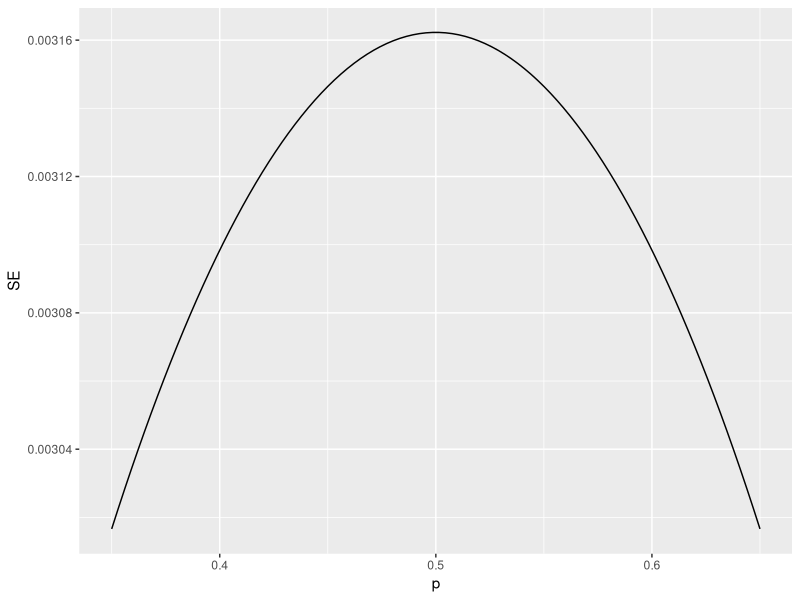

Generate this figure with R:
library(tidyverse)
N <- 100000
p <- seq(0.35, 0.65, length = 100)
SE <- sapply(p, function(x) 2*sqrt(x*(1-x)/N))
data.frame(p = p, SE = SE) %>%
  ggplot(aes(p, SE)) +
  geom_line()

# Define `N` as the number of people polled
N <-100

# Define `X_hat` as the sample average
X_hat <- 0.51

# Define `se_hat` as the standard error of the sample average
se_hat <- sqrt(X_hat*(1-X_hat)/N)

# Calculate the probability that the error is 0.01 or larger
1 - pnorm(.01, 0, se_hat) + pnorm(-0.01, 0, se_hat)